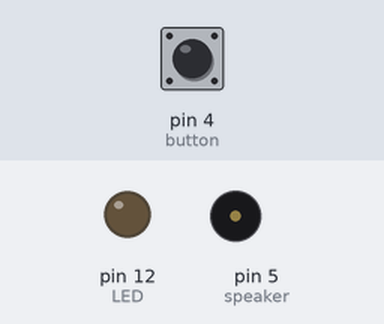
A sketch run on a simulated Arduino Uno, built with avr-gcc and run on an emulated ATmega328P. Shown: output pins drawn as LEDs (lit = HIGH), buzzer (waves = sounding, pin HIGH). Inputs (shaded band) come from the test bench; at power-on: pin 4 (button) LOW.

Above: at 1.2 s.
1.3 s: pin 4 (button) pulled HIGH for 0.15 s
At 1.37 s:
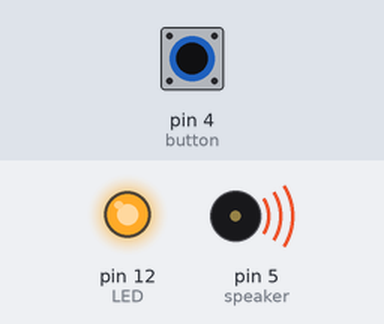
2.9 s: pin 4 (button) pulled HIGH for 3.2 s
At 6.8 s:
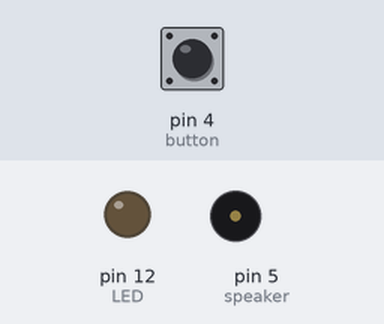
Timing chart, 0 to 8.3 s (numbered marks = the images above; inputs shaded):
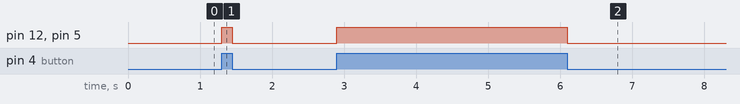

The sketch:

Arduino_Lights_Loop.ino
```cpp
//Set pin locations on Arduino
const int LED = 12;
const int speaker = 5;
const int button = 4;

//Variable for reading the button push status
int buttonState = 0;

void setup() {
  //Set LED and speaker as OUTPUT. Set button as INPUT
  pinMode(LED, OUTPUT);
  pinMode(speaker, OUTPUT);
  pinMode(button, INPUT);
}

void loop() {
  //Reads button push status
  buttonState = digitalRead(button);

  if (buttonState == HIGH) {
    //Turn LED and speaker on
    digitalWrite(LED, HIGH);
    digitalWrite(speaker, HIGH);
  }
  else {
    //Turn LED and speaker off
    digitalWrite(LED, LOW);
    digitalWrite(speaker, LOW);
  }
}
```

Measured:
- after the input at 1.3 s, pin 12 (LED), pin 5 (speaker): LOW → HIGH at once, → LOW 0.15 s later
- after the input at 2.9 s, pin 12 (LED), pin 5 (speaker): LOW → HIGH at once, → LOW 3.2 s later
